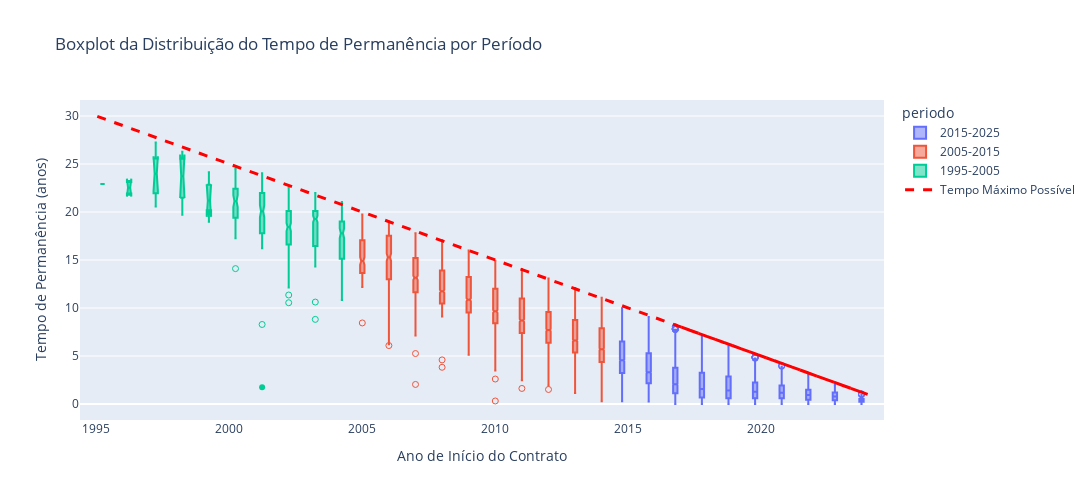

Notebook code for this chart:
### Code cell
import plotly.express as px
import plotly.graph_objects as go
import pandas as pd
from datetime import datetime

# Converter para Pandas
df_permanencia = filtered_sdf_2.select("start_date", "tempo_permanencia_anos").toPandas()

# Converter start_date para datetime
df_permanencia["start_date"] = pd.to_datetime(df_permanencia["start_date"])

# Criar coluna com o ano do contrato
df_permanencia["ano_inicio"] = df_permanencia["start_date"].dt.year

# Criar categoria de períodos
bins = [1995, 2005, 2015, 2025]
labels = ["1995-2005", "2005-2015", "2015-2025"]
df_permanencia["periodo"] = pd.cut(df_permanencia["ano_inicio"], bins=bins, labels=labels, right=False)

# Obter o ano atual
ano_atual = datetime.today().year

# Calcular o tempo máximo possível para cada ano (tempo entre ano de início e hoje)
df_permanencia["tempo_maximo_possivel"] = ano_atual - df_permanencia["ano_inicio"]

# Criar Boxplot separado por período com melhor visualização
fig = px.box(
    df_permanencia,
    x="ano_inicio",  # Ano do início do contrato no eixo X
    y="tempo_permanencia_anos",  # Tempo de permanência no eixo Y
    color="periodo",  # Diferenciar os períodos por cores
    title="Boxplot da Distribuição do Tempo de Permanência por Período",
    labels={"ano_inicio": "Ano de Início do Contrato", "tempo_permanencia_anos": "Tempo de Permanência (anos)"},
    points="suspectedoutliers",  # Mostrar apenas outliers
    notched=True  # Adicionar entalhe nas caixas para melhor leitura
)

# Adicionar linha guia do tempo máximo possível
fig.add_trace(
    go.Scatter(
        x=df_permanencia["ano_inicio"].unique(),
        y=(ano_atual - df_permanencia["ano_inicio"].unique()),  # Tempo máximo possível
        mode="lines",
        name="Tempo Máximo Possível",
        line=dict(color="red", dash="dash", width=3)  # Linha mais espessa
    )
)

# Melhorar layout para melhor espaçamento e aumentar tamanho
fig.update_layout(
    xaxis_title="Ano de Início do Contrato",
    yaxis_title="Tempo de Permanência (anos)",
    showlegend=True,
    boxmode="group",  # Separar melhor os períodos
    width=1600,  # Aumentar a largura do gráfico
    height=500   # Aumentar a altura do gráfico
)

# Exibir gráfico
fig.show()

### Figure 1 — Plotly figure (JSON) as saved in the notebook; plotly's stock layout.template omitted (floating-point values rounded to 4 significant figures; data arrays with more than 128 entries replaced by an {"elided": "..."} marker saying what was removed)
{"data": [{"alignmentgroup": "True", "boxpoints": "suspectedoutliers", "hovertemplate": "periodo=2015-2025<br>Ano de Início do Contrato=%{x}<br>Tempo de Permanência (anos)=%{y}<extra></extra>", "legendgroup": "2015-2025", "marker": {"color": "#636efa"}, "name": "2015-2025", "notched": true, "offsetgroup": "2015-2025", "orientation": "v", "showlegend": true, "type": "box", "x": {"elided": "22226 int values"}, "x0": " ", "xaxis": "x", "y": {"elided": "22226 float values"}, "y0": " ", "yaxis": "y"}, {"alignmentgroup": "True", "boxpoints": "suspectedoutliers", "hovertemplate": "periodo=2005-2015<br>Ano de Início do Contrato=%{x}<br>Tempo de Permanência (anos)=%{y}<extra></extra>", "legendgroup": "2005-2015", "marker": {"color": "#EF553B"}, "name": "2005-2015", "notched": true, "offsetgroup": "2005-2015", "orientation": "v", "showlegend": true, "type": "box", "x": {"elided": "13590 int values"}, "x0": " ", "xaxis": "x", "y": {"elided": "13590 float values"}, "y0": " ", "yaxis": "y"}, {"alignmentgroup": "True", "boxpoints": "suspectedoutliers", "hovertemplate": "periodo=1995-2005<br>Ano de Início do Contrato=%{x}<br>Tempo de Permanência (anos)=%{y}<extra></extra>", "legendgroup": "1995-2005", "marker": {"color": "#00cc96"}, "name": "1995-2005", "notched": true, "offsetgroup": "1995-2005", "orientation": "v", "showlegend": true, "type": "box", "x": {"elided": "806 int values"}, "x0": " ", "xaxis": "x", "y": {"elided": "806 float values"}, "y0": " ", "yaxis": "y"}, {"line": {"color": "red", "dash": "dash", "width": 3}, "mode": "lines", "name": "Tempo Máximo Possível", "type": "scatter", "x": [2017, 2009, 2018, 2019, 2016, 2014, 2021, 2022, 2020, 2013, 2010, 2012, 2011, 2015, 2006, 2004, 2023, 2008, 1997, 2007, 2000, 2003, 2002, 2005, 2024, 2001, 1998, 1999, 1996, 1995], "y": [8, 16, 7, 6, 9, 11, 4, 3, 5, 12, 15, 13, 14, 10, 19, 21, 2, 17, 28, 18, 25, 22, 23, 20, 1, 24, 27, 26, 29, 30]}], "layout": {"boxmode": "group", "height": 500, "legend": {"title": {"text": "periodo"}, "tracegroupgap": 0}, "showlegend": true, "title": {"text": "Boxplot da Distribuição do Tempo de Permanência por Período"}, "width": 1600, "xaxis": {"anchor": "y", "domain": [0, 1], "title": {"text": "Ano de Início do Contrato"}}, "yaxis": {"anchor": "x", "domain": [0, 1], "title": {"text": "Tempo de Permanência (anos)"}}}}
